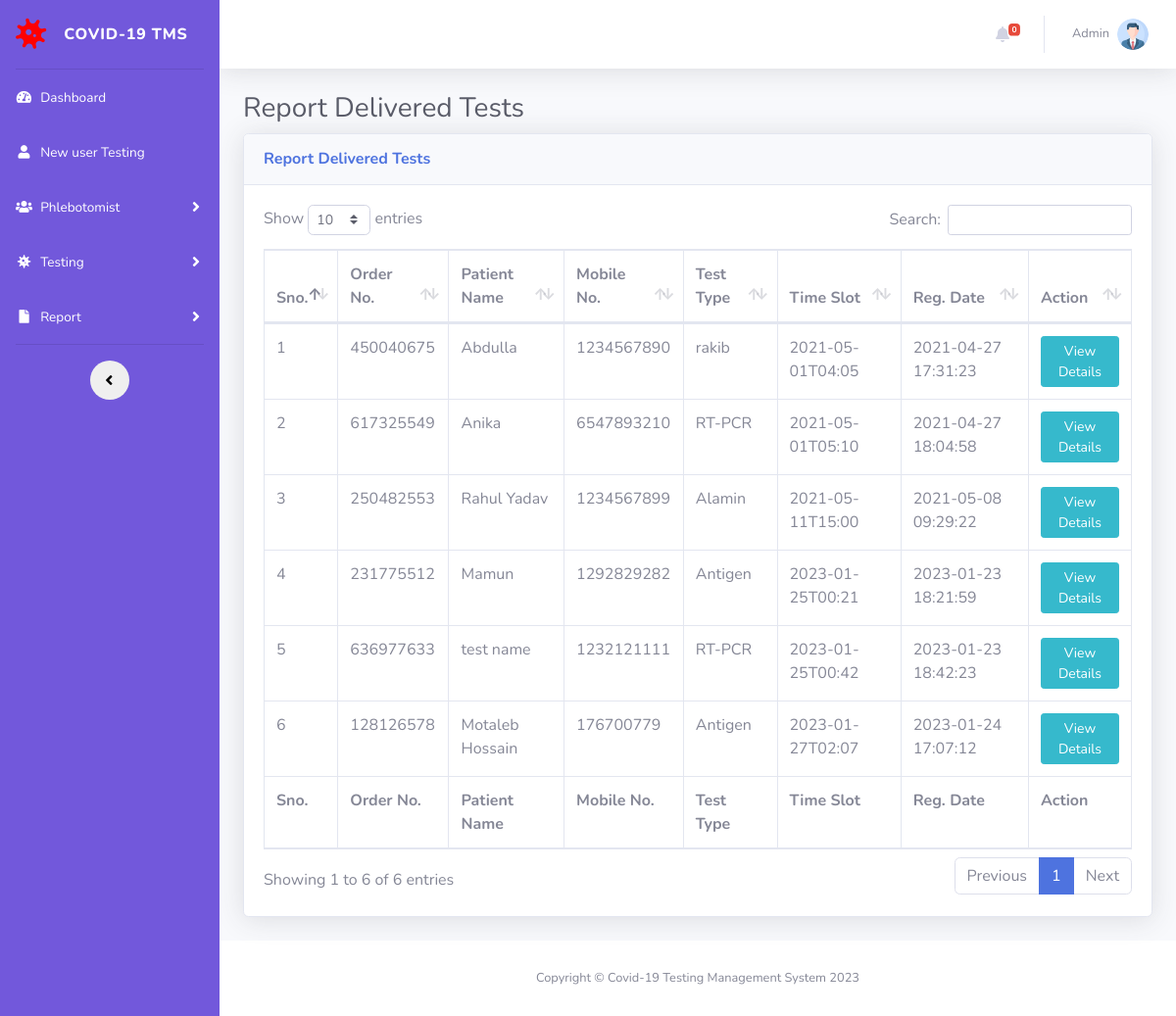
Screenshot of /reportdelivered-test.php (signed in) with the database file from the repository.
### tables this page shows
CREATE TABLE `tbltestrecord` (
  `id` int(11) NOT NULL,
  `OrderNumber` bigint(14) DEFAULT NULL,
  `PatientMobileNumber` bigint(14) DEFAULT NULL,
  `TestType` varchar(100) DEFAULT NULL,
  `TestTimeSlot` varchar(120) DEFAULT NULL,
  `ReportStatus` varchar(100) DEFAULT NULL,
  `FinalReport` varchar(150) DEFAULT NULL,
  `ReportUploadTime` varchar(200) DEFAULT NULL,
  `RegistrationDate` timestamp NULL DEFAULT current_timestamp(),
  `AssignedtoEmpId` varchar(150) DEFAULT NULL,
  `AssigntoName` varchar(180) DEFAULT NULL,
  `AssignedTime` varchar(100) DEFAULT NULL
);

CREATE TABLE `tblpatients` (
  `id` int(11) NOT NULL,
  `FullName` varchar(120) DEFAULT NULL,
  `MobileNumber` bigint(12) DEFAULT NULL,
  `DateOfBirth` date DEFAULT NULL,
  `GovtIssuedId` varchar(150) DEFAULT NULL,
  `GovtIssuedIdNo` varchar(150) DEFAULT NULL,
  `FullAddress` varchar(255) DEFAULT NULL,
  `State` varchar(200) DEFAULT NULL,
  `RegistrationDate` timestamp NOT NULL DEFAULT current_timestamp()
);

### reportdelivered-test.php (the view, shortened to what this page needs)
<?php session_start();
include_once('includes/config.php');
if (strlen($_SESSION['aid']==0)) {
  header('location:logout.php');
  } else{
?>
<!DOCTYPE html>
<html lang="en">
<head>
    <link href="vendor/fontawesome-free/css/all.min.css" rel="stylesheet" type="text/css">
    <link href="css/sb-admin-2.min.css" rel="stylesheet">
    <link href="vendor/datatables/dataTables.bootstrap4.min.css" rel="stylesheet">
</head>
<body id="page-top">
    <div id="wrapper">
  <?php include_once('includes/sidebar.php');?>
        <div id="content-wrapper" class="d-flex flex-column">
            <div id="content">
<?php include_once('includes/topbar.php');?>
                <div class="container-fluid">
                    <h1 class="h3 mb-2 text-gray-800">Report Delivered Tests</h1>
                    <div class="card shadow mb-4">
                        <div class="card-header py-3">
                            <h6 class="m-0 font-weight-bold text-primary">Report Delivered Tests</h6>
                        </div>
                        <div class="card-body">
                            <div class="table-responsive">
                                <form name="assignto" method="post">
                    <table class="table table-bordered" id="dataTable" width="100%" cellspacing="0">
                                    <thead>
                                        <tr>
                                            <th>Sno.</th>
                                            <th>Order No.</th>
                                            <th>Patient Name</th>
                                            <th>Mobile No.</th>
                                            <th>Test Type</th>
                                            <th>Time Slot</th>
                                            <th>Reg. Date</th>
                                            <th>Action</th>
                                        </tr>
                                    </thead>
                                      <tfoot>
                                            <tr>
                                            <th>Sno.</th>
                                            <th>Order No.</th>
                                            <th>Patient Name</th>
                                            <th>Mobile No.</th>
                                            <th>Test Type</th>
                                            <th>Time Slot</th>
                                            <th>Reg. Date</th>
                                            <th>Action</th>
                                        </tr>
                                    </tfoot>
                                    <tbody>
<?php $query=mysqli_query($con,"select tbltestrecord.OrderNumber,tblpatients.FullName,tblpatients.MobileNumber,tbltestrecord.TestType,tbltestrecord.TestTimeSlot,tbltestrecord.RegistrationDate,tbltestrecord.id as testid from tbltestrecord
join tblpatients on tblpatients.MobileNumber=tbltestrecord.PatientMobileNumber
where ReportStatus='Delivered'
    ");
$cnt=1;
while($row=mysqli_fetch_array($query)){
?>
                                        <tr>
                                            <td><?php echo $cnt;?></td>
                                            <td><?php echo $row['OrderNumber'];?></td>
                                            <td><?php echo $row['FullName'];?></td>
                                            <td><?php echo $row['MobileNumber'];?></td>
                                            <td><?php echo $row['TestType'];?></td>
                                            <td><?php echo $row['TestTimeSlot'];?></td>
                                             <td><?php echo $row['RegistrationDate'];?></td>
                                            <td>
                                <a href="test-details.php?tid=<?php echo $row['testid'];?>&&oid=<?php echo $row['OrderNumber'];?>" class="btn btn-info btn-sm">View Details</a>
                            </td>
                                        </tr>
<?php $cnt++;} ?>
                                    </tbody>
                                </table>
                                     </form>
                            </div>
                        </div>
                    </div>
                </div>
            </div>
    <?php include_once('includes/footer.php');?>
        </div>
    </div>
</body>
</html>
<?php } ?>

### includes/topbar.php (shortened to what this page needs)
      <nav class="navbar navbar-expand navbar-light bg-white topbar mb-4 static-top shadow">
            <?php if($_SESSION['aid']):?>
                    <ul class="navbar-nav ml-auto">
                <?php $query=mysqli_query($con,"select * from tbltestrecord where ReportStatus is null");
                    $count=mysqli_num_rows($query);
                ?>
                        <li class="nav-item dropdown no-arrow mx-1">
                            <a class="nav-link dropdown-toggle" href="#" id="alertsDropdown" role="button"
                                data-toggle="dropdown" aria-haspopup="true" aria-expanded="false">
                                <i class="fas fa-bell fa-fw"></i>
                                <span class="badge badge-danger badge-counter"><?php echo $count;?></span>
                            </a>
                        </li>
                        <li class="nav-item dropdown no-arrow">
                            <a class="nav-link dropdown-toggle" href="#" id="userDropdown" role="button"
                                data-toggle="dropdown" aria-haspopup="true" aria-expanded="false">
                <?php
$adid=$_SESSION['aid'];
$ret1=mysqli_query($con,"select AdminName from tbladmin where ID='$adid'");
while($row1=mysqli_fetch_array($ret1)){
?>
                                <span class="mr-2 d-none d-lg-inline text-gray-600 small"><?php  echo $row1['AdminName'];?></span>
                           <?php } ?>
                                <img class="img-profile rounded-circle"
                                    src="img/profile.png">
                            </a>
                        </li>
                    </ul>
                <?php endif;?>
                </nav>

### rows the page displays
tbltestrecord: OrderNumber "450040675", tblpatients.FullName "Abdulla", tblpatients.MobileNumber "1234567890", TestType "rakib", TestTimeSlot "2021-05-01T04:05", RegistrationDate "2021-04-27 17:31:23"
tbltestrecord: OrderNumber "617325549", tblpatients.FullName "Anika", tblpatients.MobileNumber "6547893210", TestType "RT-PCR", TestTimeSlot "2021-05-01T05:10", RegistrationDate "2021-04-27 18:04:58"
tbltestrecord: OrderNumber "250482553", tblpatients.FullName "Rahul Yadav", tblpatients.MobileNumber "1234567899", TestType "Alamin", TestTimeSlot "2021-05-11T15:00", RegistrationDate "2021-05-08 09:29:22"
tbltestrecord: OrderNumber "231775512", tblpatients.FullName "Mamun", tblpatients.MobileNumber "1292829282", TestType "Antigen", TestTimeSlot "2023-01-25T00:21", RegistrationDate "2023-01-23 18:21:59"
tbltestrecord: OrderNumber "636977633", tblpatients.FullName "test name", tblpatients.MobileNumber "1232121111", TestType "RT-PCR", TestTimeSlot "2023-01-25T00:42", RegistrationDate "2023-01-23 18:42:23"
tbltestrecord: OrderNumber "128126578", tblpatients.FullName "Motaleb Hossain", tblpatients.MobileNumber "176700779", TestType "Antigen", TestTimeSlot "2023-01-27T02:07", RegistrationDate "2023-01-24 17:07:12"

### other values shown
$count "0"
$row1['AdminName'] "Admin"
